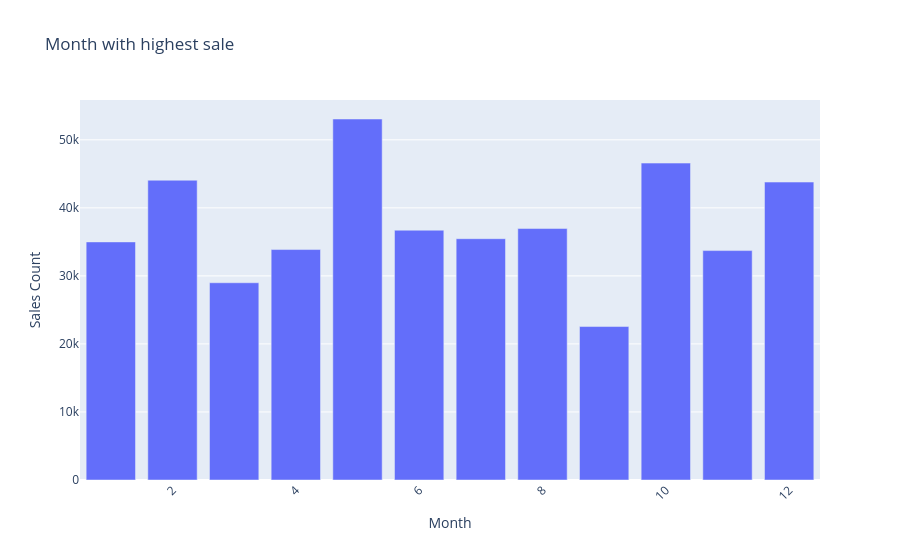

Source (notebook cell):
### Code cell
# Group data
category_sales = df.groupby("Month")["Sales"].sum().sort_values(ascending=False).head(100).reset_index()

# Create interactive bar chart
fig = px.bar(
    category_sales,
    x="Month",
    y="Sales",
    title="Month with highest sale",
    labels={"Month with the highest Sale": "Month", "Sales": "Sales Count"},
)

fig.update_layout(
    xaxis_tickangle=-45
)

fig.show()

### Figure 1 — Plotly figure (JSON) as saved in the notebook; plotly's stock layout.template omitted (floating-point values rounded to 4 significant figures)
{"data": [{"hovertemplate": "Month=%{x}<br>Sales Count=%{y}<extra></extra>", "legendgroup": "", "marker": {"color": "#636efa", "pattern": {"shape": ""}}, "name": "", "orientation": "v", "showlegend": false, "textposition": "auto", "type": "bar", "x": [5.0, 10.0, 2.0, 12.0, 8.0, 6.0, 7.0, 1.0, 4.0, 11.0, 3.0, 9.0], "xaxis": "x", "y": [53060.0, 46580.0, 44060.0, 43790.0, 36960.0, 36720.0, 35460.0, 35000.0, 33870.0, 33720.0, 28990.0, 22560.0], "yaxis": "y"}], "layout": {"barmode": "relative", "legend": {"tracegroupgap": 0}, "title": {"text": "Month with highest sale"}, "xaxis": {"anchor": "y", "domain": [0, 1], "tickangle": -45, "title": {"text": "Month"}}, "yaxis": {"anchor": "x", "domain": [0, 1], "title": {"text": "Sales Count"}}}}
